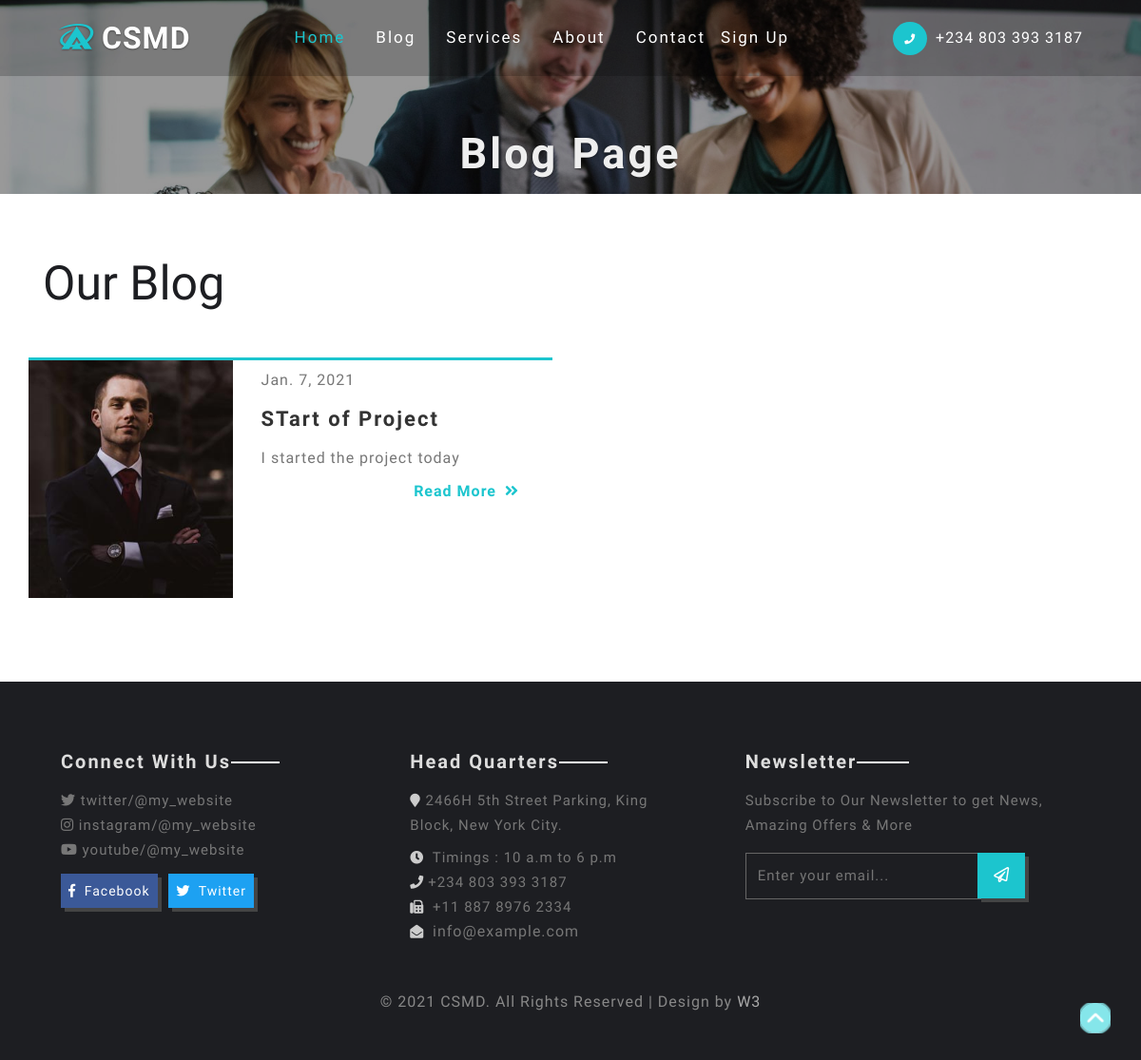
Page /blog/ on the earlier database version.
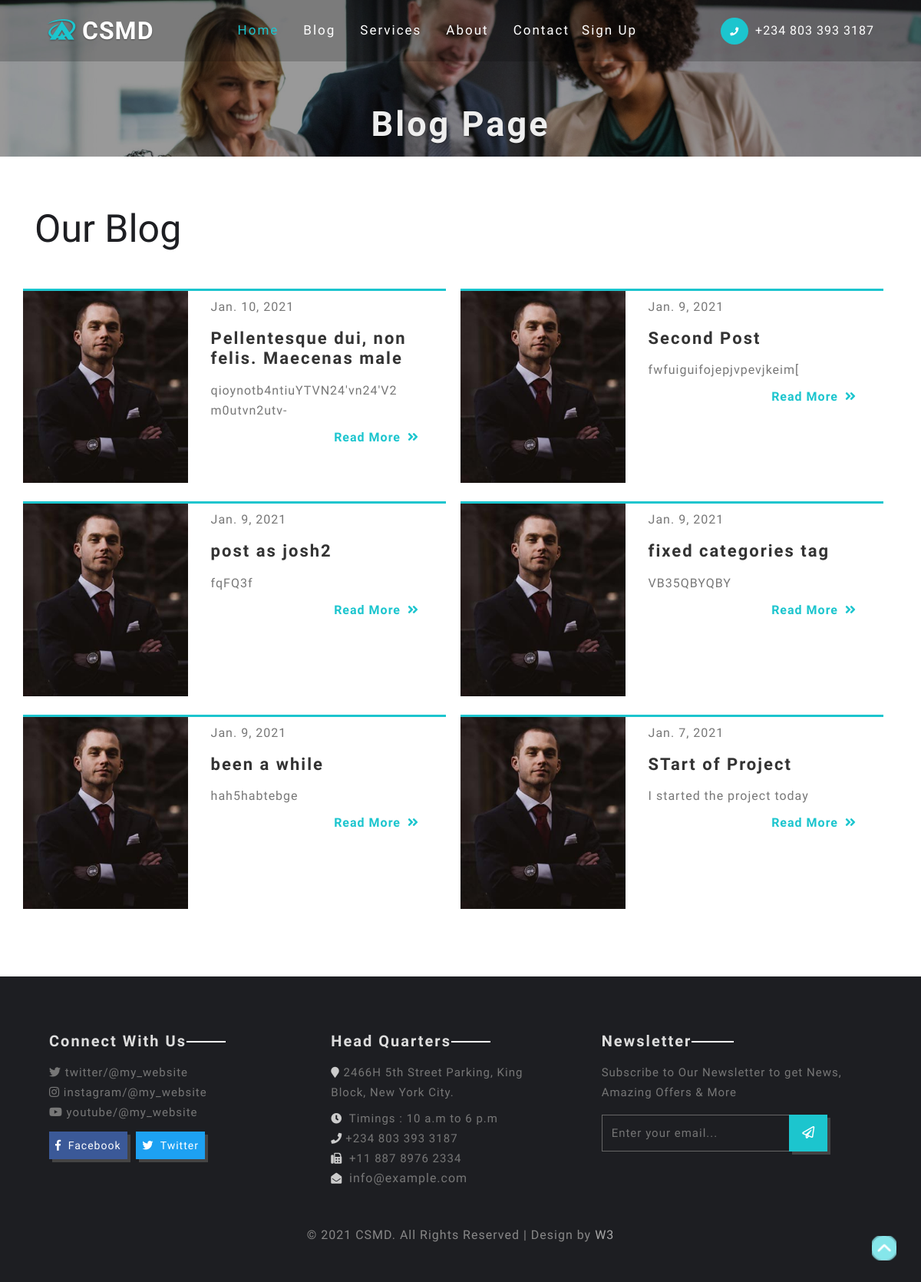
Same page on the later database version.
### blog/models.py (models this page shows, shortened)
class BlogPost(models.Model):
    title = models.CharField(max_length=100, blank=True)
    image = models.ImageField(upload_to='photos/%Y/%m/%d/', null=True, blank=True)
    snippet = models.TextField(max_length=200, blank=True)
    content = models.TextField(max_length=5000, blank=True)
    comments = models.IntegerField(default=0, blank=True)
    views = models.IntegerField(default=0, blank=True, null=True)
    likes = models.IntegerField(default=0, blank=True)
    date = models.DateField(auto_now_add=True, blank=True)
    url = models.CharField(max_length=200, blank=True, null=True)

### blog/views.py (the view)
# urls.py: path('', views.blog_list, name='blog'),
def blog_list(request):
    about = "The Centre for Self Employment and Management Development (CSMD) Company is an indigenous business start up and management development trainer, consultant, vocational and entrepreneurship skills provider for all categories of employees and potential entrepreneurs including unemployed individuals in the society. She also caters for the needs of old workers (both the current and intending retirees)."
    posts = BlogPost.objects.all().order_by("-date")
    services3 = Service.objects.all()
    query = request.GET.get('q')
    if query:
        blogs = blogs.filter(
            Q(title__icontains=query) |
            Q(body__icontains=query) |
            Q(author__user__first_name__icontains=query)
        ).distinct()
    context = {
        'posts':posts,
        'services3':services3,
        "about":about,
    }
    return render(request, 'blog/blog.html', context)

### templates/blog/blog.html
{% extends 'base.html' %}
{% load static %}
{% block content %}
<section class="inner-banner">
	<div class="banner-layer">
		<h1 class="text-center">Blog Page</h1>
	</div>
</section>
<section class="blog blog-page">
	<div class="workd w3-agile py-5">
		<div class="container py-md-3">
			<h2 class="heading mb-lg-5 mb-4">Our Blog</h2>
			<div class="row blog-grids">
				{% for post in posts %}
				<div class="col-lg-6 w3-agile-grid">
					<div class="row blog-grid1 mr-lg-1">
						<div class="col-lg-5 col-md-4 col-sm-5 pl-0">
							{% if post.image %}
							<img src="{{ post.image.url }}" class="img-fluid" alt="">
							{% else %}
							<img src="{% static 'images/t1.jpg' %}" class="img-fluid" alt="">
							{% endif %}
						</div>
						<div class="col-lg-7 col-md-8 agile-info col-sm-7 blog-text">
							<p class="mt-2">{{ post.date }}</p>
							<h4>{{ post.title }}</h4>
							<p>{{ post.snippet }}</p>
							<a href="{% url 'blog_detail' post.url %}" class="blog">Read More <span class="fas ml-1 fa-angle-double-right"></span> </a>
						</div>
					</div>
					<br>
				</div>
				{% endfor %}
			</div>
		</div>
	</div>
</section>
{% endblock %}

### templates/base.html (shortened to what this page needs)
{% load static %}
<!DOCTYPE html>
<html lang="en">
<head>
	<link rel="stylesheet" href="{% static 'css/bootstrap.css' %}">
	<link rel="stylesheet" href="{% static 'css/style.css' %}" type="text/css" media="all" />
	<link rel="stylesheet" href="{% static 'css/fontawesome-all.css' %}">
	<link rel="stylesheet" href="{% static 'css/flexslider.css' %}" type="text/css" media="all" />
</head>
<body>
{% include 'header.html' %}
{% block content %}
{% endblock content %}
{% include 'footer.html' %}
	<a href="#" id="toTop" style="display: block;">To Top</a>
</body>
</html>

### templates/header.html (shortened to what this page needs)
<header>
	<div class="container">
		<nav class="navbar navbar-expand-lg navbar-light">
			<a class="navbar-brand" href="{% url 'index' %}">
				<span class="fab fa-asymmetrik"></span> CSMD
			</a>
			<div class="collapse navbar-collapse" id="navbarSupportedContent">
				<ul class="navbar-nav mx-auto text-center">
					<li class="nav-item active  mr-lg-3">
						<a class="nav-link" href="{% url 'index' %}">Home</a>
					</li>
					<li class="nav-item  mr-lg-3">
						<a class="nav-link" href="{% url 'blog' %}">Blog</a>
					</li>
					<li class="nav-item  mr-lg-3">
						<a class="nav-link" href="{% url 'services' %}">Services</a>
					</li>
					<li class="nav-item  mr-lg-3">
						<a class="nav-link" href="{% url 'about' %}">About</a>
					</li>
					<li class="nav-item">
						<a class="nav-link" href="{% url 'contact' %}">contact</a>
					</li>
					{% if request.user.is_authenticated %}
					<li class="nav-item">
						<a class="nav-link" href="{% url 'logout' %}">Logout</a>
					</li>
					{% else %}
					<li class="nav-item">
						<a class="nav-link" href="{% url 'register' %}">Sign up</a>
					</li>
					{% endif %}
				</ul>
				<div class="buttons">
					<a href="tel:+234 803 393 3187"><p><i class="fas mr-1 fa-phone"></i> +234 803 393 3187</p></a>
				</div>
			</div>
		</nav>
	</div>
</header>

### templates/footer.html (shortened to what this page needs)
<footer>
	<div class="container-fluid p-5">
		<div class="row footer-gap">
			<div class="col-lg-8 mb-lg-0 mb-4">
				<div class="row mt-4">
					<div class="col-md-6">
						<h3 class="text-capitalize mb-3">Connect With Us</h3>
						<p><span class="fab fa-twitter"></span> twitter/@my_website</p>
						<p><span class="fab fa-instagram"></span> instagram/@my_website</p>
						<p><span class="fab fa-youtube mb-4"></span> youtube/@my_website</p>
						<a href="#" class="facebook mr-2"><span class="fab mr-1 fa-facebook-f"></span> Facebook</a>
						<a href="#" class="twitter"><span class="fab mr-1 fa-twitter"></span> Twitter</a>
					</div>
					<div class="col-md-6 mt-md-0 mt-5">
						<h3 class="text-capitalize mb-3">Head Quarters</h3>
						<address class="mb-0">
							<p class="mb-2"><i class="fas fa-map-marker"></i> 2466H 5th Street Parking, King <br>Block, New York City.</p>
							<p><i class="fas mr-1 fa-clock"></i> Timings : 10 a.m to 6 p.m</p>
							<a href="tel:+234 803 393 3187"><p><i class="fas mr-1 fa-phone"></i>+234 803 393 3187</p></a>
							<p><i class="fas mr-1 fa-fax"></i> +11 887 8976 2334 </p>
							<p><i class="fas mr-1 fa-envelope-open"></i> <a href="mailto:info@example.com">info@example.com</a></p>
						</address>
					</div>
				</div>
			</div>
			<div class="col-lg-4 col-md-4 mt-lg-0 mt-sm-0 p-md-0">
				<h3 class="text-capitalize mt-4 mb-3">Newsletter</h3>
				<p class="mb-3">Subscribe to Our Newsletter to get News, Amazing Offers &amp; More</p>
				<form action="#" method="post">
					<input type="email" name="Email" placeholder="Enter your email..." required="">
					<button class="btn1"><i class="far fa-paper-plane"></i></button>
				</form>
			</div>
		</div>
	</div>
	<div class="copyright pb-sm-5 pb-4 text-center">
		<p>© 2021 CSMD. All Rights Reserved | Design by <a href="http://www.W3Layouts.com" target="_blank">W3</a></p>
	</div>
</footer>

Differences in the rows shown:
added BlogPost: date "Jan. 10, 2021", title "Pellentesque dui, non felis. Maecenas male", snippet "qioynotb4ntiuYTVN24'vn24'V2 m0utvn2utv-"
added BlogPost: date "Jan. 9, 2021", title "Second Post", snippet "fwfuiguifojepjvpevjkeim["
added BlogPost: date "Jan. 9, 2021", title "post as josh2", snippet "fqFQ3f"
added BlogPost: date "Jan. 9, 2021", title "fixed categories tag", snippet "VB35QBYQBY"
added BlogPost: date "Jan. 9, 2021", title "been a while", snippet "hah5habtebge"
